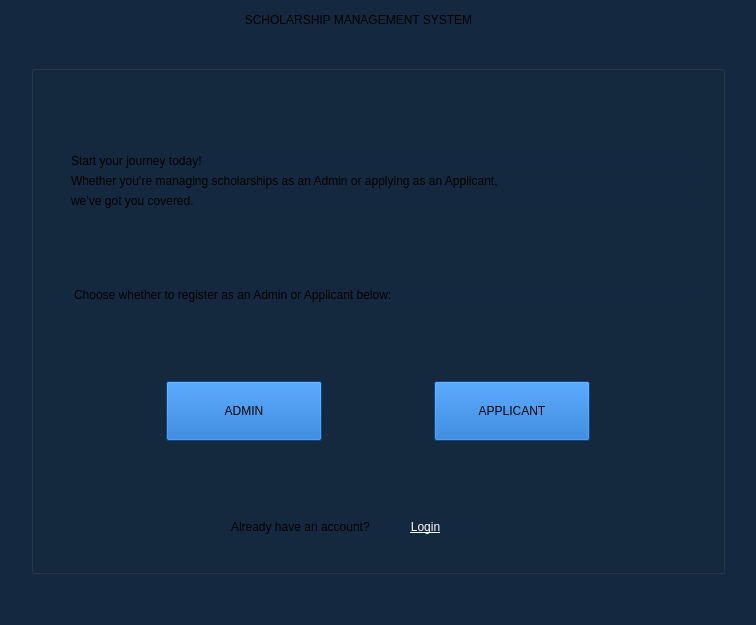
<?xml version="1.0" encoding="UTF-8"?>
<ui version="4.0">
 <class>WelcomePage</class>
 <widget class="QWidget" name="WelcomePage">
  <property name="geometry">
   <rect>
    <x>0</x>
    <y>0</y>
    <width>756</width>
    <height>625</height>
   </rect>
  </property>
  <property name="minimumSize">
   <size>
    <width>756</width>
    <height>625</height>
   </size>
  </property>
  <property name="maximumSize">
   <size>
    <width>756</width>
    <height>625</height>
   </size>
  </property>
  <property name="windowTitle">
   <string>Form</string>
  </property>
  <property name="styleSheet">
   <string notr="true">QWidget{
	
	background-color: rgb(20, 41, 63);
}

QLabel{
	
	font: 600 12pt &quot;Segoe UI&quot;;
}

QPushButton{
	
	background-color: rgb(11, 100, 197);
	font: 600 12pt &quot;Segoe UI&quot;;
	width:110px;
	padding:22px;

}

QGroupBox{
	
	font: 600 18pt &quot;Segoe UI&quot;;
	margin-top:40px;
	margin-bottom:40px;
	margin-left:20px;
	margin-right:20px;
}</string>
  </property>
  <layout class="QVBoxLayout" name="verticalLayout_2">
   <item>
    <widget class="QGroupBox" name="groupBox">
     <property name="title">
      <string>SCHOLARSHIP MANAGEMENT SYSTEM</string>
     </property>
     <property name="alignment">
      <set>Qt::AlignmentFlag::AlignCenter</set>
     </property>
     <layout class="QVBoxLayout" name="verticalLayout_4">
      <item>
       <layout class="QVBoxLayout" name="verticalLayout_3">
        <property name="leftMargin">
         <number>20</number>
        </property>
        <property name="rightMargin">
         <number>20</number>
        </property>
        <property name="bottomMargin">
         <number>30</number>
        </property>
        <item>
         <spacer name="verticalSpacer_4">
          <property name="orientation">
           <enum>Qt::Orientation::Vertical</enum>
          </property>
          <property name="sizeHint" stdset="0">
           <size>
            <width>20</width>
            <height>40</height>
           </size>
          </property>
         </spacer>
        </item>
        <item>
         <layout class="QVBoxLayout" name="verticalLayout">
          <property name="leftMargin">
           <number>10</number>
          </property>
          <property name="topMargin">
           <number>20</number>
          </property>
          <item>
           <widget class="QLabel" name="label">
            <property name="text">
             <string>Start your journey today!</string>
            </property>
           </widget>
          </item>
          <item>
           <widget class="QLabel" name="label_2">
            <property name="text">
             <string>Whether you’re managing scholarships as an Admin or applying as an Applicant,</string>
            </property>
           </widget>
          </item>
          <item>
           <widget class="QLabel" name="label_3">
            <property name="text">
             <string>we’ve got you covered.</string>
            </property>
           </widget>
          </item>
         </layout>
        </item>
        <item>
         <spacer name="verticalSpacer">
          <property name="orientation">
           <enum>Qt::Orientation::Vertical</enum>
          </property>
          <property name="sizeHint" stdset="0">
           <size>
            <width>20</width>
            <height>40</height>
           </size>
          </property>
         </spacer>
        </item>
        <item>
         <widget class="QLabel" name="label_4">
          <property name="styleSheet">
           <string notr="true">margin-left:10px;</string>
          </property>
          <property name="text">
           <string>Choose whether to register as an Admin or Applicant below:</string>
          </property>
         </widget>
        </item>
        <item>
         <spacer name="verticalSpacer_2">
          <property name="orientation">
           <enum>Qt::Orientation::Vertical</enum>
          </property>
          <property name="sizeHint" stdset="0">
           <size>
            <width>20</width>
            <height>40</height>
           </size>
          </property>
         </spacer>
        </item>
        <item>
         <layout class="QHBoxLayout" name="horizontalLayout_3">
          <item>
           <spacer name="horizontalSpacer_3">
            <property name="orientation">
             <enum>Qt::Orientation::Horizontal</enum>
            </property>
            <property name="sizeHint" stdset="0">
             <size>
              <width>40</width>
              <height>20</height>
             </size>
            </property>
           </spacer>
          </item>
          <item>
           <widget class="QPushButton" name="goToAdminRegBtn">
            <property name="text">
             <string>ADMIN</string>
            </property>
            <property name="icon">
             <iconset resource="../../projectRescources.qrc">
              <normaloff>:/icons/adminIcon.png</normaloff>:/icons/adminIcon.png</iconset>
            </property>
           </widget>
          </item>
          <item>
           <spacer name="horizontalSpacer">
            <property name="orientation">
             <enum>Qt::Orientation::Horizontal</enum>
            </property>
            <property name="sizeHint" stdset="0">
             <size>
              <width>40</width>
              <height>20</height>
             </size>
            </property>
           </spacer>
          </item>
          <item>
           <widget class="QPushButton" name="goToApplicantRegBtn">
            <property name="text">
             <string>APPLICANT</string>
            </property>
            <property name="icon">
             <iconset resource="../../projectRescources.qrc">
              <normaloff>:/icons/applicantIcon.png</normaloff>:/icons/applicantIcon.png</iconset>
            </property>
           </widget>
          </item>
          <item>
           <spacer name="horizontalSpacer_2">
            <property name="orientation">
             <enum>Qt::Orientation::Horizontal</enum>
            </property>
            <property name="sizeHint" stdset="0">
             <size>
              <width>40</width>
              <height>20</height>
             </size>
            </property>
           </spacer>
          </item>
         </layout>
        </item>
        <item>
         <spacer name="verticalSpacer_3">
          <property name="orientation">
           <enum>Qt::Orientation::Vertical</enum>
          </property>
          <property name="sizeHint" stdset="0">
           <size>
            <width>20</width>
            <height>40</height>
           </size>
          </property>
         </spacer>
        </item>
        <item>
         <layout class="QHBoxLayout" name="horizontalLayout">
          <property name="leftMargin">
           <number>170</number>
          </property>
          <property name="rightMargin">
           <number>220</number>
          </property>
          <item>
           <widget class="QLabel" name="label_5">
            <property name="text">
             <string>Already have an account?</string>
            </property>
           </widget>
          </item>
          <item>
           <widget class="QPushButton" name="goToLoginBtn">
            <property name="styleSheet">
             <string notr="true">font: 600 12pt &quot;Segoe UI&quot;;
text-decoration: underline;
background-color: rgb(20, 41, 63);
color: rgb(255, 255, 255);
border:none;
width:10px;
padding:0px;</string>
            </property>
            <property name="text">
             <string>Login</string>
            </property>
           </widget>
          </item>
         </layout>
        </item>
       </layout>
      </item>
     </layout>
    </widget>
   </item>
  </layout>
 </widget>
 <resources>
  <include location="../../projectRescources.qrc"/>
 </resources>
 <connections/>
</ui>
